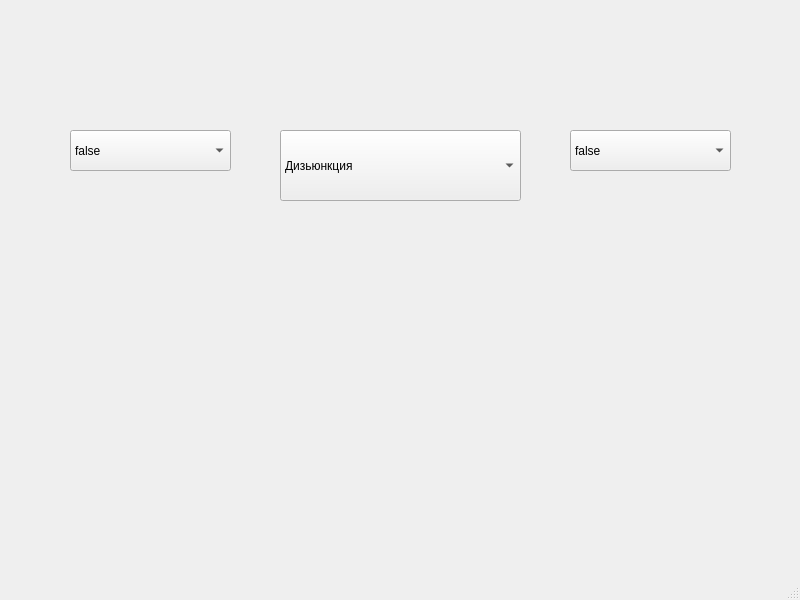
<?xml version="1.0" encoding="UTF-8"?>
<ui version="4.0">
 <class>MainWindow</class>
 <widget class="QMainWindow" name="MainWindow">
  <property name="geometry">
   <rect>
    <x>0</x>
    <y>0</y>
    <width>800</width>
    <height>600</height>
   </rect>
  </property>
  <property name="windowTitle">
   <string>MainWindow</string>
  </property>
  <widget class="QWidget" name="centralwidget">
   <widget class="QComboBox" name="comboBox_op1">
    <property name="geometry">
     <rect>
      <x>70</x>
      <y>130</y>
      <width>161</width>
      <height>41</height>
     </rect>
    </property>
    <item>
     <property name="text">
      <string>false</string>
     </property>
    </item>
    <item>
     <property name="text">
      <string>true</string>
     </property>
    </item>
   </widget>
   <widget class="QComboBox" name="comboBox_oper">
    <property name="geometry">
     <rect>
      <x>280</x>
      <y>130</y>
      <width>241</width>
      <height>71</height>
     </rect>
    </property>
    <item>
     <property name="text">
      <string>Дизьюнкция</string>
     </property>
    </item>
    <item>
     <property name="text">
      <string>Коньюкция</string>
     </property>
    </item>
    <item>
     <property name="text">
      <string>Инверсия</string>
     </property>
    </item>
    <item>
     <property name="text">
      <string>Следование</string>
     </property>
    </item>
    <item>
     <property name="text">
      <string>Эквивалентность</string>
     </property>
    </item>
    <item>
     <property name="text">
      <string>Строгая дизьюнкция</string>
     </property>
    </item>
   </widget>
   <widget class="QComboBox" name="comboBox_op2">
    <property name="geometry">
     <rect>
      <x>570</x>
      <y>130</y>
      <width>161</width>
      <height>41</height>
     </rect>
    </property>
    <item>
     <property name="text">
      <string>false</string>
     </property>
    </item>
    <item>
     <property name="text">
      <string>true</string>
     </property>
    </item>
   </widget>
  </widget>
  <widget class="QMenuBar" name="menubar">
   <property name="geometry">
    <rect>
     <x>0</x>
     <y>0</y>
     <width>800</width>
     <height>21</height>
    </rect>
   </property>
  </widget>
  <widget class="QStatusBar" name="statusbar"/>
 </widget>
 <resources/>
 <connections/>
</ui>
